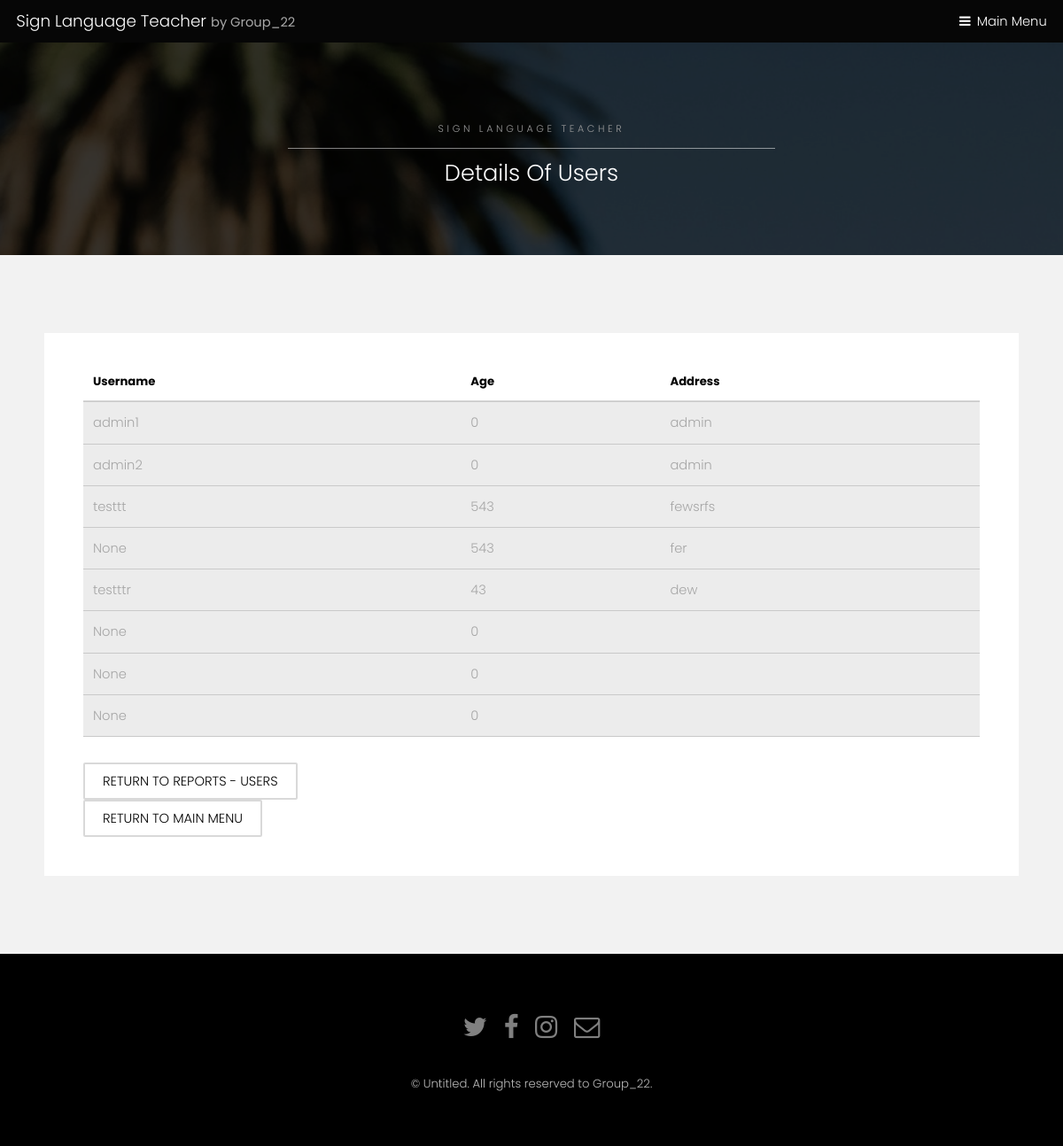
The page /sign-language-teacher/report-menu/details-of-users on the database as committed earlier.
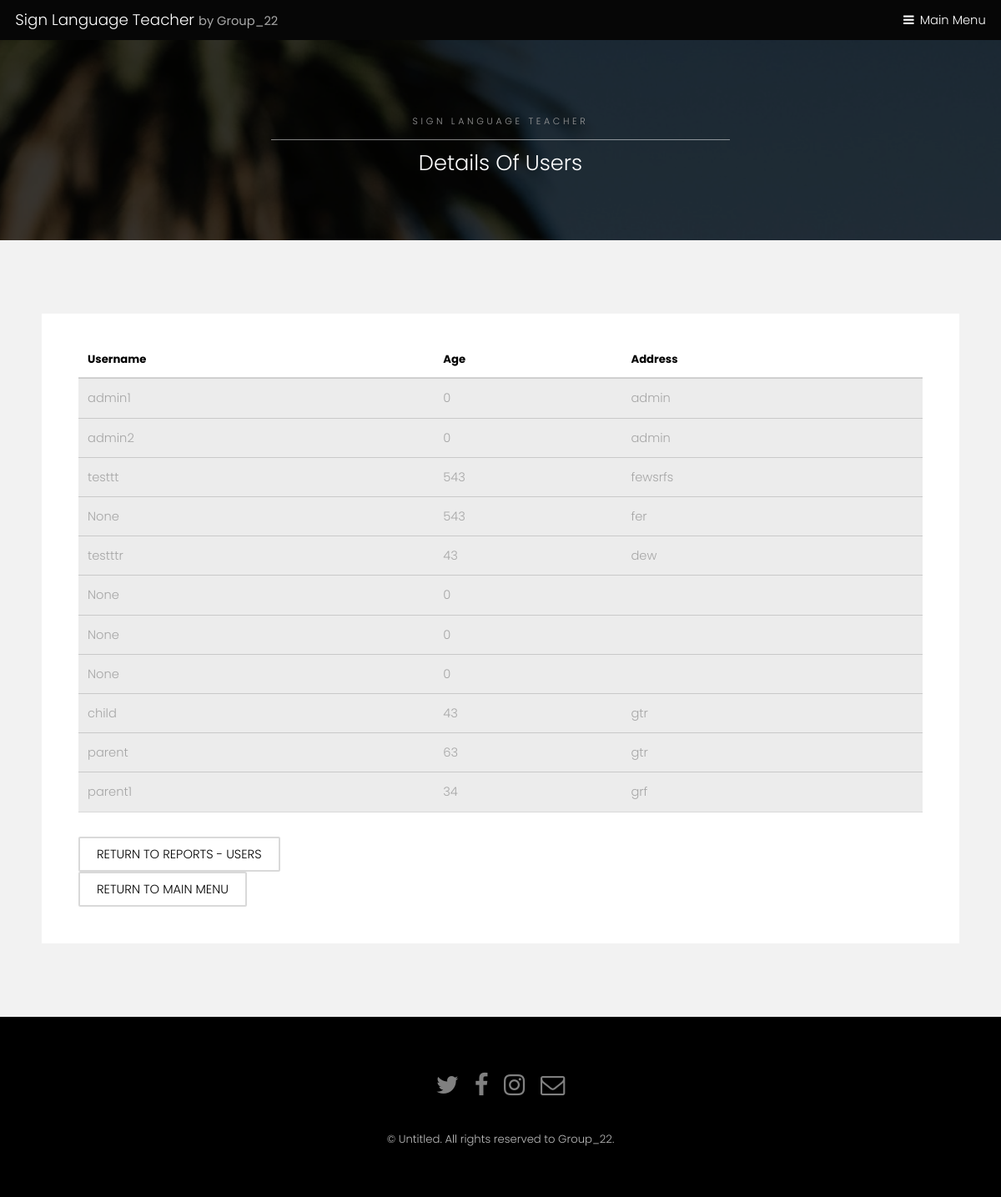
The same page on the database as committed later.
### registration/models.py (models this page shows, shortened)
class UserProfile(models.Model):
    TYPES = (('parent', 'parent'), ('student', 'student'))
    user = models.OneToOneField(User, related_name='profile', on_delete=models.CASCADE, blank=True, null=True)
    son = models.ForeignKey(User, on_delete=models.SET_NULL, blank=True, null=True, related_name='son')
    address = models.CharField(max_length=100, default='')
    age = models.IntegerField(default=0)
    points = models.IntegerField(default=0)
    type = models.CharField(max_length=10, choices=TYPES, default='student')
    is_admin = models.BooleanField(default=False)
    suspention_time = models.DateTimeField(auto_now_add=True)
    total_minutes = models.FloatField(default=0)
    last_login = models.DateTimeField(default=datetime(2000, 1, 1))
    rank = models.IntegerField(default=0)
    level = models.IntegerField(default=1)

### registration/views.py (the view)
# urls.py: path('report-menu/details-of-users', views.reports_users, name='details-of-users'),
def reports_users(request):
    user = request.user
    user_profile = UserProfile.objects.all()
    user_list = list(user_profile)
    return render(request, 'registration/details-of-users.html', {'user': user_profile, 'user_list': user_list})

### registration/templates/registration/details-of-users.html (shortened to what this page needs)
{% extends 'registration/SubPage.html' %}
{% block title %}
<h2>Details Of Users</h2>
{% endblock %}
{% block data %}
<div class="table-wrapper">
    <table>
        <thead>
        <tr>
            <th>Username</th>
            <th>Age</th>
            <th>Address</th>
        </tr>
        </thead>
        {% for f in user_list %}
        <tbody>
        <tr>
            <td>{{f.user}}</td>
            <td>{{f.age}}</td>
            <td>{{f.address}}</td>
        </tr>
        </tbody>
        {% endfor %}
    </table>
</div>
  {% if up.type == 'student' %}
  <a href="{% url 'registration:reports-menu-users' %}"class="button alt">Return to reports - users</a><br>
{% else %}
    <a href="{% url 'registration:reports-menu-users' %}"class="button alt">Return to reports - users</a><br>
{% endif %}
<a href="{% url 'registration:index' %}"class="button alt">Return to main menu</a><br>
{% endblock %}

### registration/templates/registration/SubPage.html (shortened to what this page needs)
<!DOCTYPE HTML>
<html>
	<head>
        {% load static %}
		<link rel="stylesheet" href="{% static 'registration/sitestyle/assets/css/main.css' %}" />
	</head>
	<body class="subpage">
			<header id="header">
				<div class="logo"><a href="{% url 'registration:index' %}">Sign Language Teacher <span>by Group_22</span></a></div>
				<a href="#menu">Main Menu</a>
			</header>
			<section id="One" class="wrapper style3">
				<div class="inner">
					<header class="align-center">
						<p>Sign Language Teacher</p>
						{% block title %}{% endblock %}
					</header>
				</div>
			</section>
			<section id="two" class="wrapper style2">
				<div class="inner">
					<div class="box">
						<div class="content">
								{% block data %}{% endblock %}
						</div>
					</div>
				</div>
			</section>
			<footer id="footer">
				<div class="container">
					<ul class="icons">
						<li><a href="#" class="icon fa-twitter"><span class="label">Twitter</span></a></li>
						<li><a href="#" class="icon fa-facebook"><span class="label">Facebook</span></a></li>
						<li><a href="#" class="icon fa-instagram"><span class="label">Instagram</span></a></li>
						<li><a href="#" class="icon fa-envelope-o"><span class="label">Email</span></a></li>
					</ul>
				</div>
				<div class="copyright">
					&copy; Untitled. All rights reserved to Group_22.
				</div>
			</footer>
	</body>
</html>

Rows that differ between the two databases and show on the page:
added UserProfile: user "child", age "43", address "gtr"
added UserProfile: user "parent", age "63", address "gtr"
added UserProfile: user "parent1", age "34", address "grf"
